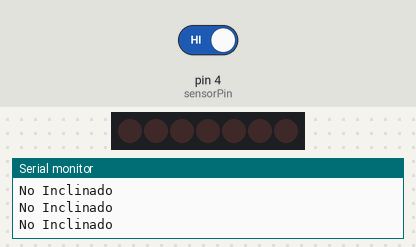
Bench run of a sketch on a simulated Arduino Uno, built with avr-gcc and run on an emulated ATmega328P. Shown: 7×1 LED matrix, the last lines printed to the serial monitor. The test bench sets the inputs (shaded band); at power-on: pin 4 (sensorPin) HIGH.

Above: at 1.8 s.
1.9 s: pin 4 (sensorPin) driven LOW
At 2.9 s:
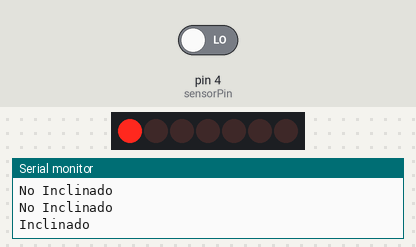
At 4.8 s:
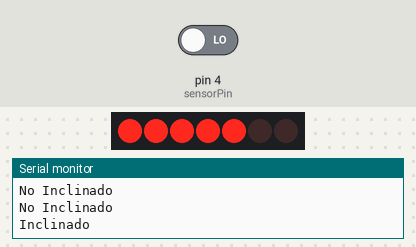
4.9 s: pin 4 (sensorPin) driven HIGH
Timing chart, 0 to 7.9 s (numbered marks = the images above; inputs shaded):
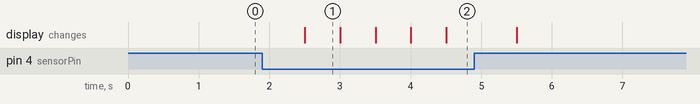

The sketch:

Tilt_Sensor_Battery_Display.ino
```cpp
#include <TM1651.h>

int sensorPin = 4;
int sensorValue = 0;

#define CLK 14
#define DIO 5

TM1651 batteryDisplay(CLK, DIO);

void setup() {
  // put your setup code here, to run once:
  Serial.begin(9600);
  pinMode(sensorPin, INPUT);
  batteryDisplay.init();
  batteryDisplay.set(1);
  batteryDisplay.frame(FRAME_ON);
}

void loop() {
  // put your main code here, to run repeatedly:
  sensorValue = digitalRead(sensorPin);

  if(sensorValue == LOW){
    Serial.println("Inclinado");
    charging();
  }else{
    Serial.println("No Inclinado");
    batteryDisplay.displayLevel(0);
  }

  delay(500);
}

void charging() {
  for (uint8_t level = 0; level < 6; level++) {
    batteryDisplay.displayLevel(level);
    delay(500);
  }
}
```

Measured:
- after the input at 1.9 s, the display: changes after 0.60 s (image 1)
- what the display in image 1 shows lasts 0.5 s, from 2.5 s to 3.0 s
